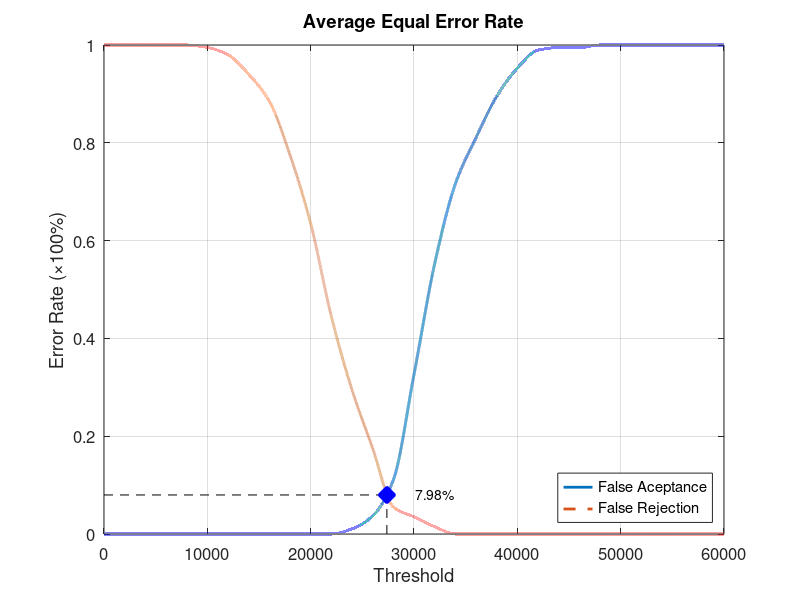
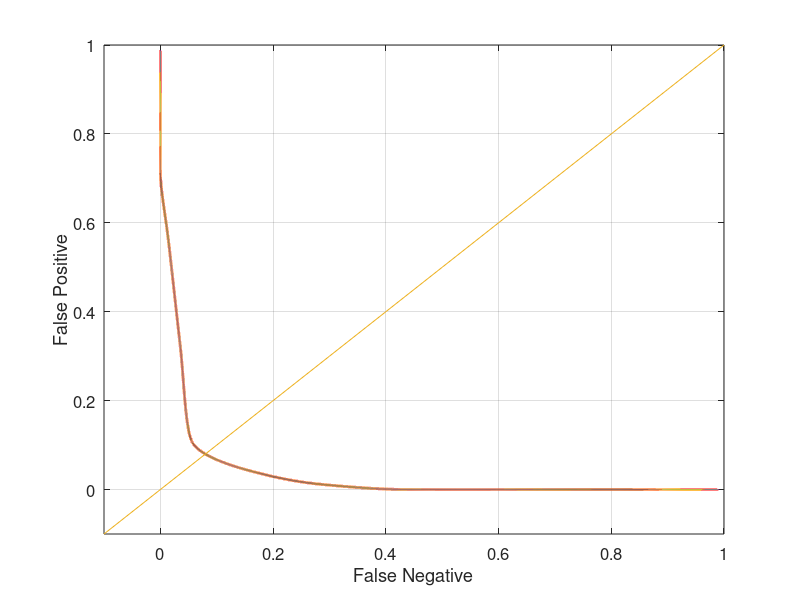

Write MATLAB code to recreate these figures, in order.
function yEER = Database5_3
close all;
clear;
clc;
x = 0:2000:60000;
xq = 0:0.5:60000;

y0 = [0 0 0 0 0 0 0 0 0 0 0 0 0.0105263 0.0368421 0.110526 0.326316 0.552632 0.715789 0.810526 0.894737 0.952632 0.989474 0.994737 0.994737 1 1 1 1 1 1 1];
yy0 = interp1(x, y0, xq, 'pchip');
y1 = [1 1 1 1 1 0.995 0.98 0.94 0.885 0.775 0.635 0.445 0.295 0.175 0.055 0.035 0.015 0 0 0 0 0 0 0 0 0 0 0 0 0 0];
yy1 = interp1(x, y1, xq, 'pchip');

% Calculating EER: 
y2 = abs(y0 - y1);
find(y2 == min(y2))
yy2 = abs(yy0 - yy1);
xEER = find(yy2 == min(yy2));
xEERIndex = xq(xEER) % X-axis EER
yEER = yy0(xEER) % Y-axis EER

main = figure
plot(xq, yy0,'-','LineWidth', 2);	hold on
plot(xq, yy1,'--','LineWidth', 2);	hold on
plot([xEERIndex xEERIndex], [0 yEER], 'k--');	hold on
plot([0 xEERIndex], [yEER yEER], 'k--');	hold on
plot(xEERIndex, yEER, 'bx', 'LineWidth', 10);	hold on
text(xEERIndex + 10 * xEERIndex / 100, yEER, [num2str(round((10000 * yEER)) / 100) '%'])
legend('False Aceptance', 'False Rejection', 'Location', 'SouthEast')
xlabel('Threshold')
ylabel('Error Rate (\times100%)')
title('Average Equal Error Rate')
set(gca, 'FontSize', 12)
axis([0 60000 0 1])
grid on

print(main, 'Database5_3Main', '-dpng');
FNRxFPR = figure('Color', [1 1 1]);
plot(yy1, yy0, '-', yy1, yy0, 'LineWidth', 2);
hold on
y = -0.1:0.1:1
plot(y, y); 
set(gca, 'FontSize', 12)
xlabel('False Negative')
ylabel('False Positive')
axis([-0.1 1 -0.1 1])
set(gca, 'FontSize', 12)
grid on

print(FNRxFPR, 'Database5_3FNRxFPR','-dpng');
end
